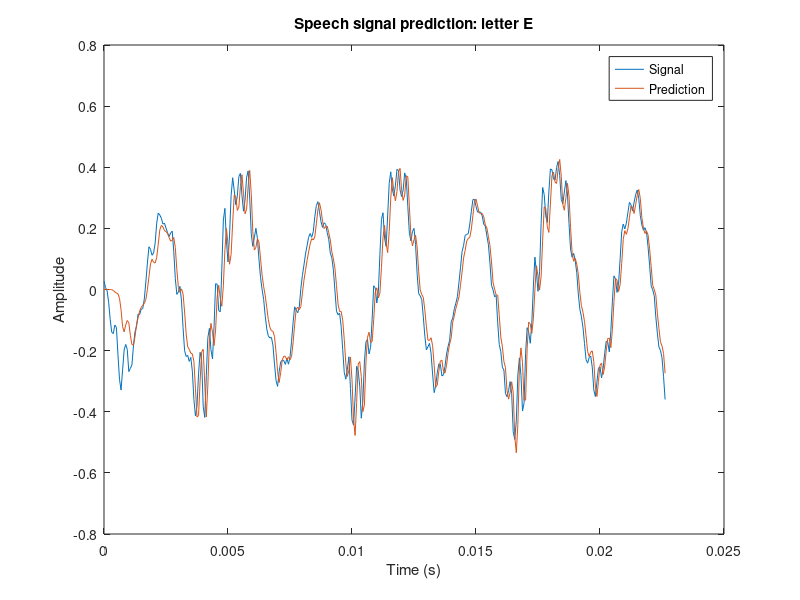

Reproduce this figure in MATLAB.
clear
close all

%% 4.5B SPEECH RECOGNITION

load Letters.mat

%% Parameters

N = 1000;
fs = 44100;
Nw = 2;
mu = 1;

%% Predictor
    
 a_hat = zeros(Nw,N);

input = e;
input = downsample(interp(input,160),441); % Change smpling rate
N = length(input);
fs = 16000;

time = 0:1/fs:(N-1)/fs;

for i = Nw+1:N;
    y(i) = a_hat(:,i)' * input(i-1:-1:i-Nw);
    e(i) = input(i) - y(i);
    a_hat(:,i+1) = a_hat(:,i) + mu*e(i)*input(i-1:-1:i-Nw);
end
a_hat = a_hat(:, (1:N));

R = 10*log10(var(input)/var(y));


plot(time,input')
hold on
plot(time, y)
xlabel('Time (s)')
ylabel('Amplitude');
title('Speech signal prediction: letter E')
legend('Signal', 'Prediction')